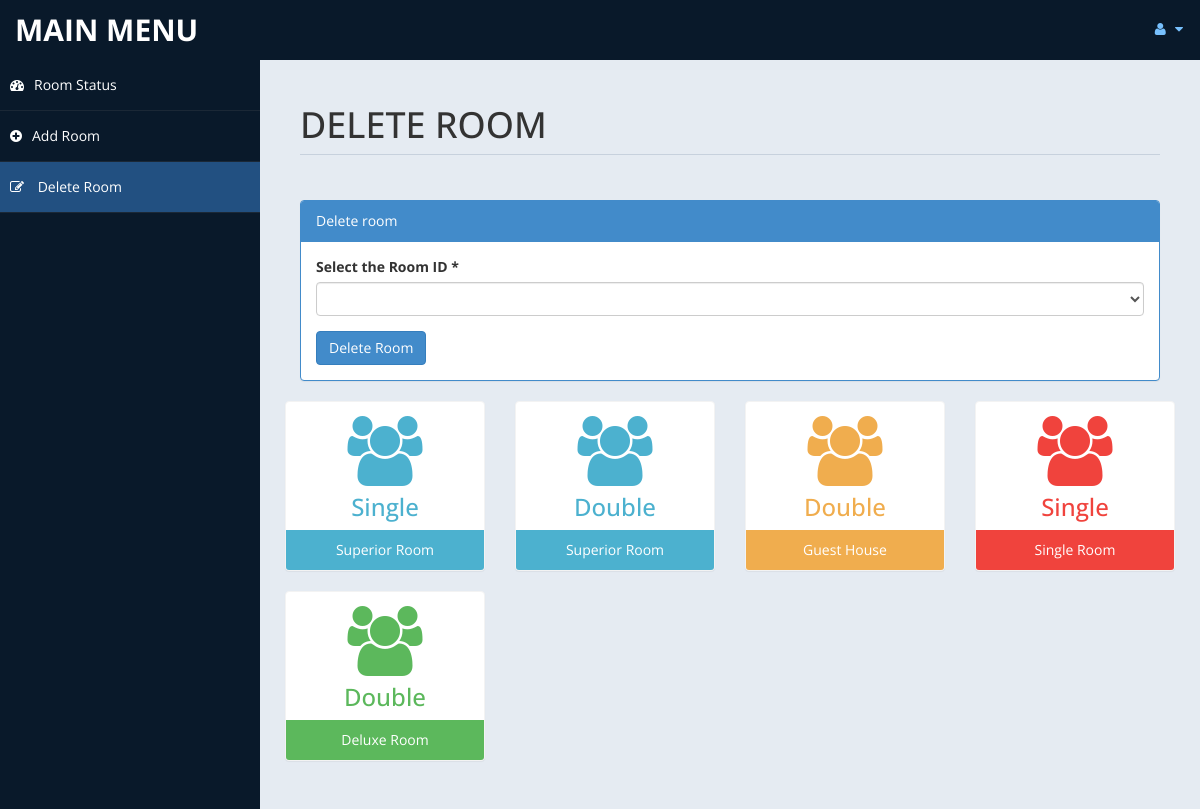
/admin/roomdel.php (signed in), run on the app's committed database.
### tables this page shows
CREATE TABLE `room` (
  `id` int(10) UNSIGNED NOT NULL,
  `type` varchar(15) DEFAULT NULL,
  `bedding` varchar(10) DEFAULT NULL,
  `place` varchar(10) DEFAULT NULL,
  `cusid` int(11) DEFAULT NULL
);

### admin/roomdel.php (the view, shortened to what this page needs)
<?php
include('db.php');
$rsql ="select id from room";
$rre=mysqli_query($con,$rsql);
?>
<!DOCTYPE html>
<html xmlns="http://www.w3.org/1999/xhtml">
<head>
    <link href="assets/css/bootstrap.css" rel="stylesheet" />
    <link href="assets/css/font-awesome.css" rel="stylesheet" />
    <link href="assets/css/custom-styles.css" rel="stylesheet" />
</head>
<body>
    <div id="wrapper">
        <nav class="navbar navbar-default top-navbar" role="navigation">
            <div class="navbar-header">
                <a class="navbar-brand" href="home.php">MAIN MENU </a>
            </div>
            <ul class="nav navbar-top-links navbar-right">
                <li class="dropdown">
                    <a class="dropdown-toggle" data-toggle="dropdown" href="#" aria-expanded="false">
                        <i class="fa fa-user fa-fw"></i> <i class="fa fa-caret-down"></i>
                    </a>
                </li>
            </ul>
        </nav>
        <nav class="navbar-default navbar-side" role="navigation">
            <div class="sidebar-collapse">
                <ul class="nav" id="main-menu">
                    <li>
                        <a  href="settings.php"><i class="fa fa-dashboard"></i>Room Status</a>
                    </li>
					<li>
                        <a   href="room.php"><i class="fa fa-plus-circle"></i>Add Room</a>
                    </li>
                    <li>
                        <a  class="active-menu" href="roomdel.php"><i class="fa fa-pencil-square-o"></i> Delete Room</a>
                    </li>
            </div>
        </nav>
        <div id="page-wrapper" >
            <div id="page-inner">
			 <div class="row">
                    <div class="col-md-12">
                        <h1 class="page-header">
                           DELETE ROOM <small></small>
                        </h1>
                    </div>
                </div>
            <div class="row">
                <div class="col-md-12 col-sm-12">
                    <div class="panel panel-primary">
                        <div class="panel-heading">
                           Delete room
                        </div>
                        <div class="panel-body">
						<form name="form" method="post">
                            <div class="form-group">
                                            <label>Select the Room ID *</label>
                                            <select name="id"  class="form-control" required>
												<option value selected ></option>
												<?php
												while($rrow=mysqli_fetch_array($rre))
												{
												$value = $rrow['id'];
												 echo '<option value="'.$value.'">'.$value.'</option>';
												}
												?>
                                            </select>
                              </div>
							 <input type="submit" name="del" value="Delete Room" class="btn btn-primary">
							</form>
                        </div>
                    </div>
                </div>
           <?php
						include ('db.php');
						$sql = "select * from room";
						$re = mysqli_query($con,$sql)
				?>
                <div class="row">
				<?php
										while($row= mysqli_fetch_array($re))
										{
												$id = $row['type'];
											if($id == "Superior Room")
											{
												echo"<div class='col-md-3 col-sm-12 col-xs-12'>
													<div class='panel panel-primary text-center no-boder bg-color-blue'>
														<div class='panel-body'>
															<i class='fa fa-users fa-5x'></i>
															<h3>".$row['bedding']."</h3>
														</div>
														<div class='panel-footer back-footer-blue'>
															".$row['type']."
														</div>
													</div>
												</div>";
											}
											else if ($id == "Deluxe Room")
											{
												echo"<div class='col-md-3 col-sm-12 col-xs-12'>
													<div class='panel panel-primary text-center no-boder bg-color-green'>
														<div class='panel-body'>
															<i class='fa fa-users fa-5x'></i>
															<h3>".$row['bedding']."</h3>
														</div>
														<div class='panel-footer back-footer-green'>
															".$row['type']."
														</div>
													</div>
												</div>";
											}
											else if($id =="Guest House")
											{
												echo"<div class='col-md-3 col-sm-12 col-xs-12'>
													<div class='panel panel-primary text-center no-boder bg-color-brown'>
														<div class='panel-body'>
															<i class='fa fa-users fa-5x'></i>
															<h3>".$row['bedding']."</h3>
														</div>
														<div class='panel-footer back-footer-brown'>
															".$row['type']."
														</div>
													</div>
												</div>";
											}
											else if($id =="Single Room")
											{
												echo"<div class='col-md-3 col-sm-12 col-xs-12'>
													<div class='panel panel-primary text-center no-boder bg-color-red'>
														<div class='panel-body'>
															<i class='fa fa-users fa-5x'></i>
															<h3>".$row['bedding']."</h3>
														</div>
														<div class='panel-footer back-footer-red'>
															".$row['type']."
														</div>
													</div>
												</div>";
											}
										}
									?>
                </div>
					</div>
            </div>
        </div>
</body>
</html>

### admin/assets/css/custom-styles.css (style rules this page uses)
body { font-family: 'Open Sans', sans-serif; }
#wrapper { width: 100%; background:#09192A; }
#page-wrapper { padding: 15px 15px; min-height: 600px; background:#E5EBF2; }
#page-inner { width:100%; margin:10px 20px 10px 0px; background-color:transparent; padding:10px; min-height:1200px; }
.text-center { text-align:center; }
.no-boder { border:1px solid #f3f3f3; }
h1, .h1, h2, .h2, h3, .h3 { margin-top: 7px; margin-bottom: -5px; }
.page-header { padding-bottom: 9px; margin: 10px 0 45px; border-bottom: 1px solid #C7D1DD; }
.bg-color-green { background-color: #fff; color: #5cb85c; }
.bg-color-blue { background-color: #fff; color: #4CB1CF }
.bg-color-red { background-color: #fff; color:#F0433D; }
.bg-color-brown { background-color: #fff; color:#f0ad4e; }
.back-footer-green { background-color: #5cb85c; color:#fff; border-top: 0px solid #fff; }
.back-footer-red { background-color: #F0433D; color:#fff; border-top: 0px solid #fff; }
.back-footer-blue { background-color: #4CB1CF; color:#fff; border-top: 0px solid #fff; }
.back-footer-brown { background-color: #f0ad4e; color:#fff; border-top: 0px solid #fff; }
.top-navbar { margin:0px; }
.top-navbar .navbar-brand { color: #fff; width: 260px; text-align: left; height: 60px; font-size: 30px; font-weight: 700; text-transform: uppercase; line-height: 30px; }
.top-navbar .nav > li { position: relative; display: inline-block; }
.top-navbar .nav > li > a { position: relative; display: block; padding: 19px 15px; color: #77C0FD; }
.active-menu { background-color:#225081!important; }
.sidebar-collapse , .sidebar-collapse .nav { background:none; }
.sidebar-collapse .nav { padding:0; }
.sidebar-collapse .nav > li > a { color:#fff; background:transparent; text-shadow:none; }
.sidebar-collapse > .nav > li > a { padding:15px 10px; }
.sidebar-collapse > .nav > li { border-bottom: 1px solid rgba(107, 108, 109, 0.19); }
.navbar-side { border:none; background-color: transparent; }
.top-navbar { background:#09192A; border-bottom:none; }
.top-navbar .nav > li > a > i { margin-right: 2px; }
.navbar-default { border:0px solid black; }
.navbar-header { background: #09192A; }
.nav > li > a > i { margin-right:10px; }
@media (min-width:768px) { #page-wrapper { margin: 0 0 0 260px; padding: 15px 30px; min-height: 1200px; } }
@media (min-width:768px) { .navbar-side { z-index: 1; position: absolute; width: 260px; } }
@media (min-width:768px) { .navbar { border-radius: 0px; } }

### data on the page
room: bedding "Single", type "Superior Room"
room: bedding "Double", type "Superior Room"
room: bedding "Double", type "Guest House"
room: bedding "Single", type "Single Room"
room: bedding "Double", type "Deluxe Room"
